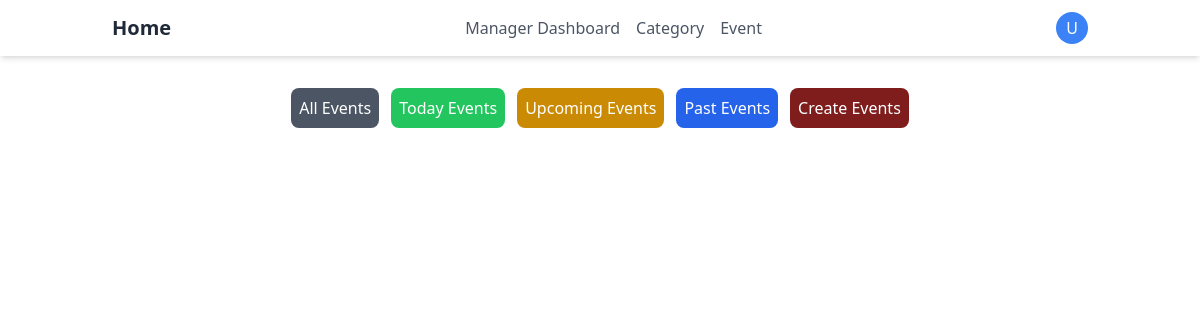
Before: /users/admin_event/ with the older database file.
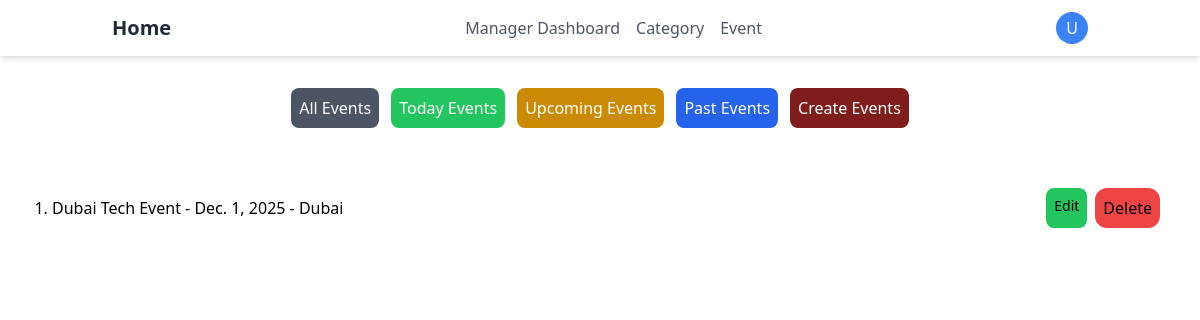
After: the same page with the newer database file.
### tasks/models.py (models this page shows, shortened)
class Event(models.Model):
    name = models.CharField(max_length=200)
    description = models.TextField(blank=True, null=True)
    date = models.DateField(db_index=True)
    time = models.TimeField(auto_now=True)
    location = models.CharField(max_length=250)
    email = models.EmailField(unique=True, blank=True, null=True)
    status = models.CharField(max_length=30, choices= [
        ('UPCOMING', 'upcoming'),
        ('COMPLETED', 'Completed')
    ], default='UPCOMING', db_index=True)
    asset = models.ImageField(upload_to='event_asset', blank=True, null=True)
    participants = models.ManyToManyField(
        settings.AUTH_USER_MODEL,
        related_name="rsvp_event",
        blank=True
        )
    category = models.ForeignKey(
        Category,
        on_delete= models.CASCADE,
        default=1,
        db_index=True
        )

### users/views.py (the view)
# urls.py: path('admin_event/', AdminEvent.as_view(), name='admin_event'),
class AdminEvent(ListView):
    model = Event
    template_name = "admin_event.html"
    context_object_name = "events"
    def get_queryset(self):
        type = self.request.GET.get('type', 'all')
        today = timezone.now().date()
        events = Event.objects.all()
        if type == 'today':
            events = Event.objects.filter(date = today)
        elif type == 'upcoming':
            events = Event.objects.filter(date__gte = today)
        elif type == 'completed':
            events = Event.objects.filter(status = 'COMPLETED')
        elif type == 'past':
            events = Event.objects.filter(date__lt = today)
        elif type == 'all':
            events = Event.objects.all()
        else:
            events = Event.objects.all()
        return events
    def get_context_data(self, **kwargs):
        context =  super().get_context_data(**kwargs)
        today = timezone.now().date()
        context['event_count'] = Event.objects.aggregate(
        total = Count('id'),
        upcoming = Count('id', filter=Q(status = 'UPCOMING')),
        completed = Count('id', filter=Q(status = 'COMPLETED')),
        today_event = Count('id', filter=Q(date = today)),
        past_event = Count('id', filter=Q(date__lt = today))
    )
        return context

### users/templates/admin_event.html (shortened to what this page needs)
{% load static %}
<!DOCTYPE html>
<html lang="en">
<head>
    <link rel="stylesheet" href="{% static 'css/output.css' %}">
    <link rel="stylesheet" href="{% static "css/style.css" %}">
</head>
<body>
    <header class="bg-white shadow-md">
        <nav class="container mx-auto px-6 py-3">
          <div class="flex justify-between items-center">
            <a href="{% url "home" %}" class="text-xl font-bold text-gray-800"
              >Home</a
            >
            <div class="hidden md:flex space-x-4">
              <a
                href="{% url "admin_event" %}"
                class="text-gray-600 hover:text-gray-800"
                >Manager Dashboard</a
              >
                <div class="relative drpdwn">
                  <button id="category-text" class="text-gray-600 hover:text-gray-800">Category</button>
                </div>
                <a href="{% url "admin_event" %}" class="relative">
                  <button class="text-gray-600 rounded-full hover:text-gray-800">Event</button>
                </a>
            </div>
            <div class="flex items-center">
              <div class="relative">
                <button id="user-menu-button" class="rounded-full p-2 bg-blue-500 text-white w-8 h-8
                  flex items-center justify-center hover:bg-gray-700">
                      {% if user.groups.all.0.name == "Admin" %}
                          A
                      {% elif user.groups.all.0.name == "Manager" %}
                          M
                      {% else %}
                          U
                      {% endif %}
                  </button>
              </div>
            </div>
          </div>
        </nav>
    </header>
    <main>
        <div>
            <div class="mt-8 w-full flex flex-wrap justify-center gap-3">
                <a href="?type=all" class="createevent p-2 bg-gray-600 text-white rounded-lg ">All Events</a>
                <a href="?type=today" class="createevent p-2 bg-green-500 text-white rounded-lg">Today Events</a>
                <a href="?type=upcoming" class="createevent p-2 bg-yellow-600 text-white rounded-lg">Upcoming Events</a>
                <a href="?type=past" class="createevent p-2 bg-blue-600 text-white rounded-lg">Past Events</a>
                <a href={% url "create_event" %} class="createevent p-2 bg-red-900 text-white rounded-lg">Create Events</a>
            </div>
        </div>
        <div class="bg-white w-full p-5 mt-5 rounded-xl">
                <ol class="list-decimal space-y-4">
                    {% for event in events %}
                    <div class="flex flex-col md:flex-row justify-between items-start md:items-center gap-4 p-3">
                        <div class="mx-5">
                            <li class="font-medium">{{event.name}} - {{event.date}} - {{event.location}}</li>
                        </div>
                        <div class="m-2 flex gap-2 flex-wrap">
                            <a href="{% url 'update_event' event.id %}"
                            class="createevent bg-green-500 rounded-lg text-sm p-2 text-black "
                            >Edit</a>
                            <form action="{% url 'delete_event' event.id %}" method="POST">
                                <button type="submit" class="createevent bg-red-500 rounded-xl p-2 text-black">
                                    Delete
                                </button>
                            </form>
                        </div>
                    </div>
                    {% endfor %}
                </ol>
        </div>
    </main>
</body>
</html>

Changed rows visible on the page:
added Event: name "Dubai Tech Event", date "Dec. 1, 2025", location "Dubai"
